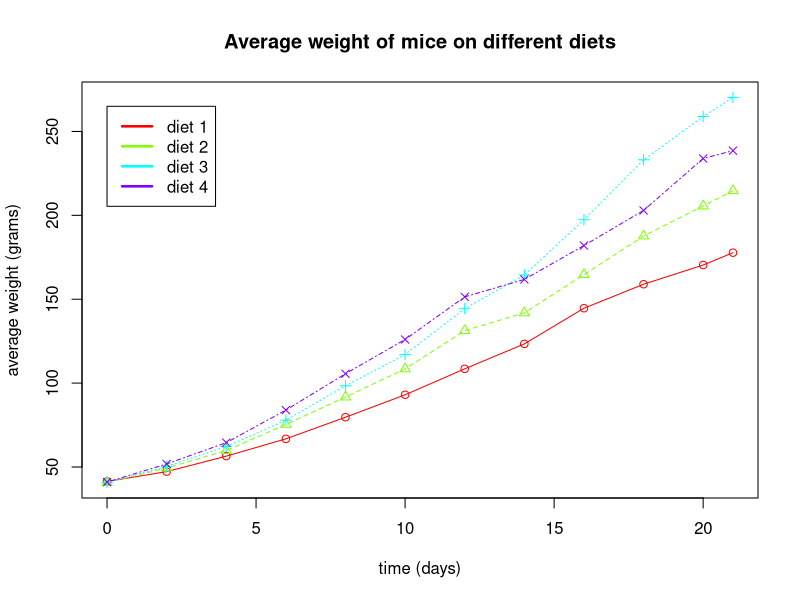

Source code (R):
## load dplyr library for grouping and summary
library(dplyr)

## group by Diet and Time
by_diet_time <- group_by(ChickWeight, Diet, Time)

## summarize on weight
avg_by_diet_time <- as.data.frame(
    summarise(
        by_diet_time, 
        meanWght = mean(weight, na.rm = TRUE)))

## store timepoints for plotting
timepoints <- avg_by_diet_time[1:12, "Time"]

## convert to clean dataframe
cleaned <- data.frame(
    diet1 = avg_by_diet_time[1:12, "meanWght"],
    diet2 = avg_by_diet_time[13:24, "meanWght"],
    diet3 = avg_by_diet_time[25:36, "meanWght"],
    diet4 = avg_by_diet_time[37:48, "meanWght"])

## matrix plot
matplot(timepoints,
        cleaned,
        type = "o",
        pch = 1:4,
        main = "Average weight of mice on different diets",
        xlab = "time (days)",
        ylab = "average weight (grams)",
        col = rainbow(4))

## place legend
legend(
    x=0, 
    y=265, 
    c("diet 1", "diet 2", "diet 3", "diet 4"),
    lwd=c(2.5, 2.5),
    col = rainbow(4))
